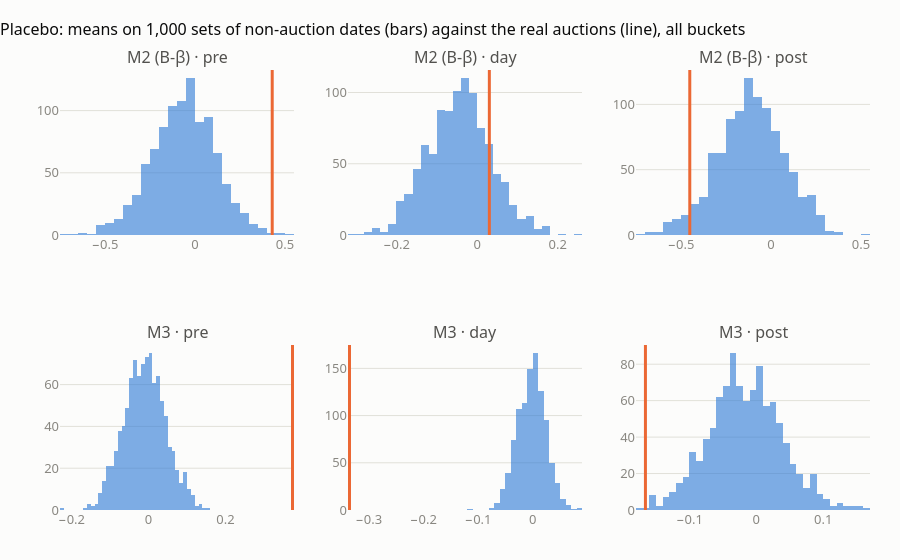

This figure's notebook cell:
### Markdown cell above
**How to read the placebo.**
- Each draw replaces every real auction with a random non-auction date for the same gilt (same bucket) and recomputes the mean. The bars are 1,000 such means.
- The p-value is the share of draws at least as far from the placebo mean as the real mean.
- **The placebo centre is not zero for M2 (B-β).** The mean is −0.07bp (pre) and −0.11bp (post), because AR = Δy − βΔc has no intercept. Measured against that centre, the M2 post number weakens: p = 0.074 against 0.006 with clustered SEs.
- **The M3 placebo distribution is narrow.** Residual changes on ordinary days are much quieter than on auction days, so the real M3 numbers lie far outside it.
- With 1,000 draws, "< 0.001" means no draw was as extreme.

### Code cell
D = pd.read_csv(pl.OUT_DIR / "placebo_draws.csv.gz")
title = "Placebo: means on 1,000 sets of non-auction dates (bars) against the real auctions (line), all buckets"
cm = plotting.colour_map(["placebo", "real"])
fig_s, axes = plt.subplots(2, 3, figsize=(12, 6), sharey="row")
fig_p = make_subplots(rows=2, cols=3, subplot_titles=[f"{m} · {w}" for m in ["M2 (B-β)", "M3"] for w in an.WINDOWS])
for i, m in enumerate(["M2 (B-β)", "M3"]):
    for j, w in enumerate(an.WINDOWS):
        null = D[(D.measure == m) & (D.group == "all")][w]
        real = PR[(PR.measure == m) & (PR.group == "all") & (PR.window == w)]
        ax = axes[i, j]
        ax.hist(null, bins=40, color=cm["placebo"], alpha=0.6)
        ax.axvline(real.real_mean_bp.iloc[0], color=cm["real"], lw=2.5)
        p = real.p_value.iloc[0]
        ax.set_title(f"{m} · {w} (p {'< 0.001' if p < 0.001 else f'= {p:.3f}'})", fontsize=10)
        fig_p.add_trace(go.Histogram(x=null, nbinsx=40, marker_color=cm["placebo"], opacity=0.6, showlegend=False,
                                     hovertemplate="%{x:.2f} bp: %{y} draws<extra>placebo</extra>"), row=i + 1, col=j + 1)
        fig_p.add_vline(x=real.real_mean_bp.iloc[0], line_color=cm["real"], line_width=3, row=i + 1, col=j + 1)
for ax in axes[1]:
    ax.set_xlabel("mean (bp)")
fig_s.suptitle(title, x=0.01, ha="left", fontweight="bold", fontsize=12); fig_s.tight_layout()
fig_p.update_layout(template=plotting.PLOTLY_TEMPLATE, height=560, title=title)
plotting.save_pair("stage5_placebo", fig_s, fig_p)
fig_p.show()

### Figure 1 — Plotly figure (JSON) as saved in the notebook; plotly's stock layout.template omitted (floating-point values rounded to 4 significant figures; data arrays with more than 128 entries replaced by an {"elided": "..."} marker saying what was removed)
{"data": [{"hovertemplate": "%{x:.2f} bp: %{y} draws<extra>placebo</extra>", "marker": {"color": "#2a78d6"}, "nbinsx": 40, "opacity": 0.6, "showlegend": false, "type": "histogram", "x": {"elided": "1000 float values"}, "xaxis": "x", "yaxis": "y"}, {"hovertemplate": "%{x:.2f} bp: %{y} draws<extra>placebo</extra>", "marker": {"color": "#2a78d6"}, "nbinsx": 40, "opacity": 0.6, "showlegend": false, "type": "histogram", "x": {"elided": "1000 float values"}, "xaxis": "x2", "yaxis": "y2"}, {"hovertemplate": "%{x:.2f} bp: %{y} draws<extra>placebo</extra>", "marker": {"color": "#2a78d6"}, "nbinsx": 40, "opacity": 0.6, "showlegend": false, "type": "histogram", "x": {"elided": "1000 float values"}, "xaxis": "x3", "yaxis": "y3"}, {"hovertemplate": "%{x:.2f} bp: %{y} draws<extra>placebo</extra>", "marker": {"color": "#2a78d6"}, "nbinsx": 40, "opacity": 0.6, "showlegend": false, "type": "histogram", "x": {"elided": "1000 float values"}, "xaxis": "x4", "yaxis": "y4"}, {"hovertemplate": "%{x:.2f} bp: %{y} draws<extra>placebo</extra>", "marker": {"color": "#2a78d6"}, "nbinsx": 40, "opacity": 0.6, "showlegend": false, "type": "histogram", "x": {"elided": "1000 float values"}, "xaxis": "x5", "yaxis": "y5"}, {"hovertemplate": "%{x:.2f} bp: %{y} draws<extra>placebo</extra>", "marker": {"color": "#2a78d6"}, "nbinsx": 40, "opacity": 0.6, "showlegend": false, "type": "histogram", "x": {"elided": "1000 float values"}, "xaxis": "x6", "yaxis": "y6"}], "layout": {"annotations": [{"font": {"size": 16}, "showarrow": false, "text": "M2 (B-β) · pre", "x": 0.1444, "xanchor": "center", "xref": "paper", "y": 1.0, "yanchor": "bottom", "yref": "paper"}, {"font": {"size": 16}, "showarrow": false, "text": "M2 (B-β) · day", "x": 0.5, "xanchor": "center", "xref": "paper", "y": 1.0, "yanchor": "bottom", "yref": "paper"}, {"font": {"size": 16}, "showarrow": false, "text": "M2 (B-β) · post", "x": 0.8556, "xanchor": "center", "xref": "paper", "y": 1.0, "yanchor": "bottom", "yref": "paper"}, {"font": {"size": 16}, "showarrow": false, "text": "M3 · pre", "x": 0.1444, "xanchor": "center", "xref": "paper", "y": 0.375, "yanchor": "bottom", "yref": "paper"}, {"font": {"size": 16}, "showarrow": false, "text": "M3 · day", "x": 0.5, "xanchor": "center", "xref": "paper", "y": 0.375, "yanchor": "bottom", "yref": "paper"}, {"font": {"size": 16}, "showarrow": false, "text": "M3 · post", "x": 0.8556, "xanchor": "center", "xref": "paper", "y": 0.375, "yanchor": "bottom", "yref": "paper"}], "height": 560, "shapes": [{"line": {"color": "#eb6834", "width": 3}, "type": "line", "x0": 0.4289, "x1": 0.4289, "xref": "x", "y0": 0, "y1": 1, "yref": "y domain"}, {"line": {"color": "#eb6834", "width": 3}, "type": "line", "x0": 0.03036, "x1": 0.03036, "xref": "x2", "y0": 0, "y1": 1, "yref": "y2 domain"}, {"line": {"color": "#eb6834", "width": 3}, "type": "line", "x0": -0.4512, "x1": -0.4512, "xref": "x3", "y0": 0, "y1": 1, "yref": "y3 domain"}, {"line": {"color": "#eb6834", "width": 3}, "type": "line", "x0": 0.3741, "x1": 0.3741, "xref": "x4", "y0": 0, "y1": 1, "yref": "y4 domain"}, {"line": {"color": "#eb6834", "width": 3}, "type": "line", "x0": -0.335, "x1": -0.335, "xref": "x5", "y0": 0, "y1": 1, "yref": "y5 domain"}, {"line": {"color": "#eb6834", "width": 3}, "type": "line", "x0": -0.1659, "x1": -0.1659, "xref": "x6", "y0": 0, "y1": 1, "yref": "y6 domain"}], "title": {"text": "Placebo: means on 1,000 sets of non-auction dates (bars) against the real auctions (line), all buckets"}, "xaxis": {"anchor": "y", "domain": [0.0, 0.2889]}, "xaxis2": {"anchor": "y2", "domain": [0.3556, 0.6444]}, "xaxis3": {"anchor": "y3", "domain": [0.7111, 1.0]}, "xaxis4": {"anchor": "y4", "domain": [0.0, 0.2889]}, "xaxis5": {"anchor": "y5", "domain": [0.3556, 0.6444]}, "xaxis6": {"anchor": "y6", "domain": [0.7111, 1.0]}, "yaxis": {"anchor": "x", "domain": [0.625, 1.0]}, "yaxis2": {"anchor": "x2", "domain": [0.625, 1.0]}, "yaxis3": {"anchor": "x3", "domain": [0.625, 1.0]}, "yaxis4": {"anchor": "x4", "domain": [0.0, 0.375]}, "yaxis5": {"anchor": "x5", "domain": [0.0, 0.375]}, "yaxis6": {"anchor": "x6", "domain": [0.0, 0.375]}}}
